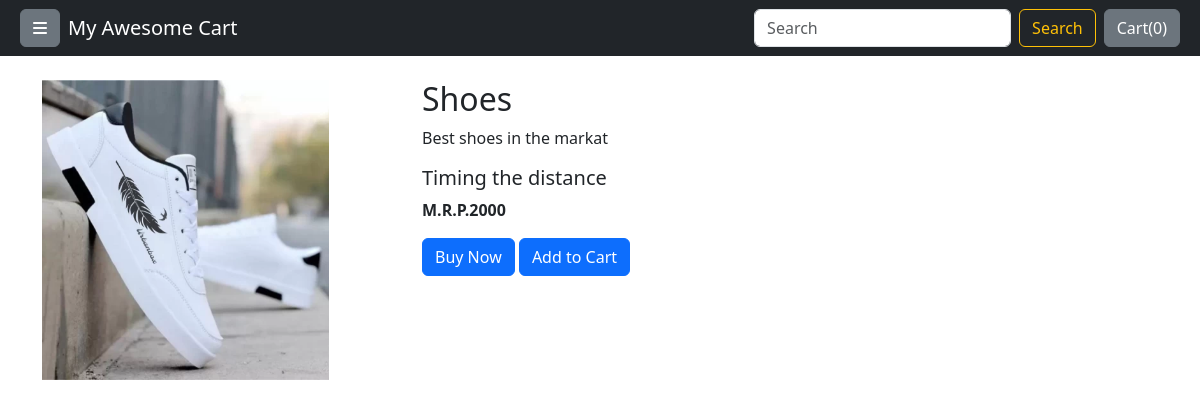
Screenshot of /shop/products/2 with the database file from the repository.
### shop/models.py (models this page shows, shortened)
class Products(models.Model):
    product_id = models.AutoField
    product_name = models.CharField(max_length=50)
    category = models.CharField(max_length=50, default="")
    subcategory = models.CharField(max_length=50, default="")
    price = models.IntegerField(default=0)
    desc = models.CharField(max_length=100)
    pub_date = models.DateField()
    image = models.ImageField(upload_to="shop/images",default="")

### shop/views.py (the view)
# urls.py: path('products/<int:myid>', views.productView, name="ProductView"),
def productView(request,myid):
    product=Products.objects.filter(id=myid)
    return render(request,'shop/productView.html',{'product':product[0]})

### shop/templates/shop/productView.html (shortened to what this page needs)
{% extends 'shop/basic.html' %}
{% block body %}
<div class="container my-4">
    <div class="row">
       <div class="col-md-4">
            <img src="/media/{{product.image}}"width="287px" height="300px">
        </div>
        <div class="col-md-8">
            <h2>{{product.product_name}}</h5>
            <p>{{product.desc}}</p>
            <h5>Timing the distance</h5>
            <p><b>M.R.P.{{product.price}}</b></p>
            <button class="btn btn-primary">Buy Now</button>
            <button id="pr{{i.id}}" class="btn btn-primary cart">Add to Cart</button>
        </div>
    </div>
</div>
{% endblock %}

### rows the page displays
Products: image (picture), product_name "Shoes", desc "Best shoes in the markat", price "2000"
